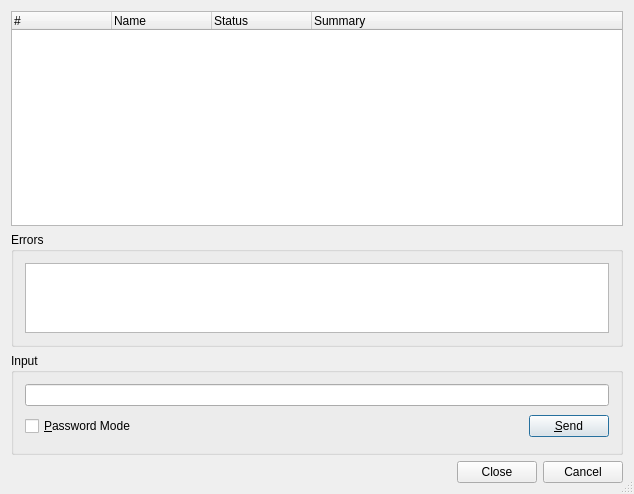
<?xml version="1.0" encoding="UTF-8"?>
<ui version="4.0">
 <class>HgQueuesListDialog</class>
 <widget class="QDialog" name="HgQueuesListDialog">
  <property name="geometry">
   <rect>
    <x>0</x>
    <y>0</y>
    <width>634</width>
    <height>494</height>
   </rect>
  </property>
  <property name="windowTitle">
   <string>List of Patches</string>
  </property>
  <property name="whatsThis">
   <string>&lt;b&gt;List of Patches&lt;/b&gt;
&lt;p&gt;This dialog shows a list of applied and unapplied patches.&lt;/p&gt;</string>
  </property>
  <property name="sizeGripEnabled">
   <bool>true</bool>
  </property>
  <layout class="QVBoxLayout">
   <item>
    <widget class="QTreeWidget" name="patchesList">
     <property name="sizePolicy">
      <sizepolicy hsizetype="Expanding" vsizetype="Expanding">
       <horstretch>0</horstretch>
       <verstretch>2</verstretch>
      </sizepolicy>
     </property>
     <property name="whatsThis">
      <string>&lt;b&gt;Patches List&lt;/b&gt;
&lt;p&gt;This shows a list of applied and unapplied patches.&lt;/p&gt;</string>
     </property>
     <property name="alternatingRowColors">
      <bool>true</bool>
     </property>
     <property name="rootIsDecorated">
      <bool>false</bool>
     </property>
     <property name="itemsExpandable">
      <bool>false</bool>
     </property>
     <column>
      <property name="text">
       <string notr="true">#</string>
      </property>
      <property name="toolTip">
       <string/>
      </property>
      <property name="textAlignment">
       <set>AlignLeft|AlignVCenter</set>
      </property>
     </column>
     <column>
      <property name="text">
       <string>Name</string>
      </property>
     </column>
     <column>
      <property name="text">
       <string>Status</string>
      </property>
     </column>
     <column>
      <property name="text">
       <string>Summary</string>
      </property>
     </column>
    </widget>
   </item>
   <item>
    <widget class="QGroupBox" name="errorGroup">
     <property name="sizePolicy">
      <sizepolicy hsizetype="Preferred" vsizetype="Expanding">
       <horstretch>0</horstretch>
       <verstretch>1</verstretch>
      </sizepolicy>
     </property>
     <property name="title">
      <string>Errors</string>
     </property>
     <layout class="QVBoxLayout">
      <item>
       <widget class="QTextEdit" name="errors">
        <property name="focusPolicy">
         <enum>Qt::NoFocus</enum>
        </property>
        <property name="readOnly">
         <bool>true</bool>
        </property>
        <property name="acceptRichText">
         <bool>false</bool>
        </property>
       </widget>
      </item>
     </layout>
    </widget>
   </item>
   <item>
    <widget class="QGroupBox" name="inputGroup">
     <property name="title">
      <string>Input</string>
     </property>
     <layout class="QGridLayout">
      <item row="1" column="1">
       <spacer>
        <property name="orientation">
         <enum>Qt::Horizontal</enum>
        </property>
        <property name="sizeType">
         <enum>QSizePolicy::Expanding</enum>
        </property>
        <property name="sizeHint" stdset="0">
         <size>
          <width>327</width>
          <height>29</height>
         </size>
        </property>
       </spacer>
      </item>
      <item row="1" column="2">
       <widget class="QPushButton" name="sendButton">
        <property name="toolTip">
         <string>Press to send the input to the hg process</string>
        </property>
        <property name="text">
         <string>&amp;Send</string>
        </property>
        <property name="shortcut">
         <string>Alt+S</string>
        </property>
       </widget>
      </item>
      <item row="0" column="0" colspan="3">
       <widget class="QLineEdit" name="input">
        <property name="toolTip">
         <string>Enter data to be sent to the hg process</string>
        </property>
       </widget>
      </item>
      <item row="1" column="0">
       <widget class="QCheckBox" name="passwordCheckBox">
        <property name="toolTip">
         <string>Select to switch the input field to password mode</string>
        </property>
        <property name="text">
         <string>&amp;Password Mode</string>
        </property>
        <property name="shortcut">
         <string>Alt+P</string>
        </property>
       </widget>
      </item>
     </layout>
    </widget>
   </item>
   <item>
    <widget class="QDialogButtonBox" name="buttonBox">
     <property name="orientation">
      <enum>Qt::Horizontal</enum>
     </property>
     <property name="standardButtons">
      <set>QDialogButtonBox::Cancel|QDialogButtonBox::Close</set>
     </property>
    </widget>
   </item>
  </layout>
 </widget>
 <layoutdefault spacing="6" margin="11"/>
 <pixmapfunction>qPixmapFromMimeSource</pixmapfunction>
 <tabstops>
  <tabstop>input</tabstop>
  <tabstop>passwordCheckBox</tabstop>
  <tabstop>sendButton</tabstop>
 </tabstops>
 <resources/>
 <connections/>
</ui>
